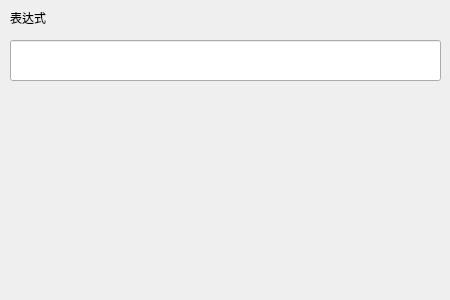
<?xml version="1.0" encoding="UTF-8"?>
<ui version="4.0">
 <class>CMDEventConditionDialog_Combined</class>
 <widget class="QDialog" name="CMDEventConditionDialog_Combined">
  <property name="geometry">
   <rect>
    <x>0</x>
    <y>0</y>
    <width>450</width>
    <height>300</height>
   </rect>
  </property>
  <property name="windowTitle">
   <string>Dialog</string>
  </property>
  <widget class="QLabel" name="label_2">
   <property name="geometry">
    <rect>
     <x>10</x>
     <y>10</y>
     <width>431</width>
     <height>16</height>
    </rect>
   </property>
   <property name="text">
    <string>表达式</string>
   </property>
  </widget>
  <widget class="QLineEdit" name="expressionEdit">
   <property name="geometry">
    <rect>
     <x>10</x>
     <y>40</y>
     <width>431</width>
     <height>41</height>
    </rect>
   </property>
  </widget>
 </widget>
 <resources/>
 <connections/>
</ui>
